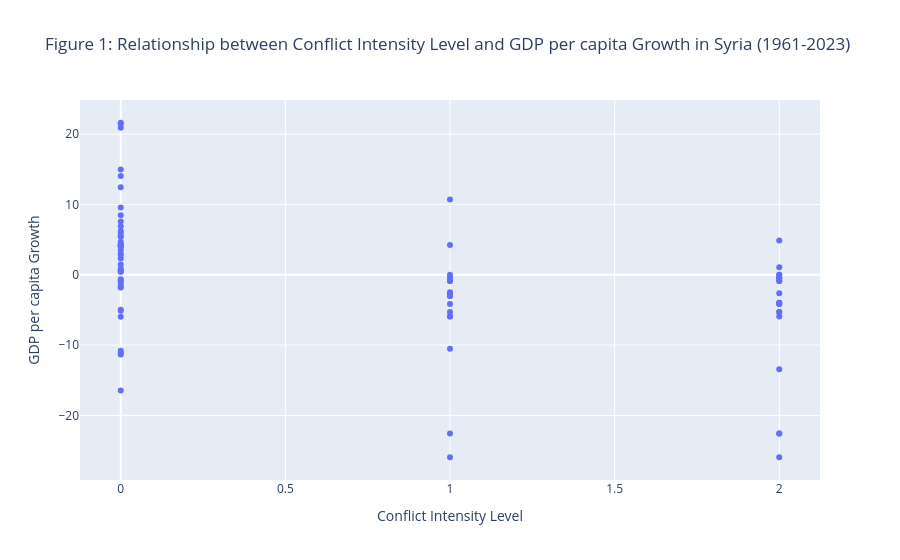

The cell this chart's notebook holds for it:
### Markdown cell above
# Step 3: Plot the relationship between the variables
In this step, I will plot the relatinoship between the intensity level of conflict, the cumulative intensity level and the type of conflict with the growth of GDP per capita in Syria seperately. <p>
Explanation of the code meanings:<br>
Source: UCDP/PRIO Armed Conflict Dataset version 25.1 Codebook
https://ucdp.uu.se/downloads/ucdpprio/ucdp-prio-acd-251.pdf 
1. intensity_level: The intensity level of the conflict in a given calender year. This variable is coded into two categories - <br>
    1= Minor: between 25 and 999 battle-related deaths in a given year. <br>
    2= War: at least 1,000 battle-related deaths in a given year <p>
2. cumulative_intensity: This variable is a dummy variable that codes whether the conflict since the onset has exceeded 1,000 battle-related deaths.<br>
    0: The conflict has not over time resulted in more than 1,000 battle-related deaths.<br>
    1: The conflict has reached the threshold of 1,000 battle-related deaths. <p>
3. type_of_conflict<br>
    1= extrasystemic (between a state and a non-state group outside its own territory, where the government side is fighting to retain control of a territory outside the state system)<br>
    2= interstate (both sides are states in the Gleditsch and Ward membership system).<br>
    3= intrastate (side A is always a government; side B is always one or more rebel groups; there is no involvement of foreign governments with troops, i.e. there is no side_a_2nd or side_b_2nd coded)<br>
    4= internationalized intrastate (side A is always a government; side B is always one or more rebel groups; there is involvement of foreign governments with troops, i.e. there is at least ONE side_a_2nd or side_b_2nd coded)

### Code cell
import plotly.express as px

# plot the relations between conflict intensity level and GDP per capita growth
fig1 = px.scatter(
    Merged_Data,
    x="intensity_level",
    y="GDP per capita",
    title="Figure 1: Relationship between Conflict Intensity Level and GDP per capita Growth in Syria (1961-2023)",
    labels={
        "intensity_level": "Conflict Intensity Level",
        "GDP per capita": "GDP per capita Growth",
    },
)
fig1.show()

### Figure 1 — Plotly figure (JSON) as saved in the notebook; plotly's stock layout.template omitted (floating-point values rounded to 4 significant figures)
{"data": [{"hovertemplate": "Conflict Intensity Level=%{x}<br>GDP per capita Growth=%{y}<extra></extra>", "legendgroup": "", "marker": {"color": "#636efa", "symbol": "circle"}, "mode": "markers", "name": "", "orientation": "v", "showlegend": false, "type": "scatter", "x": [0.0, 0.0, 0.0, 0.0, 0.0, 1.0, 2.0, 0.0, 0.0, 0.0, 0.0, 0.0, 2.0, 0.0, 0.0, 0.0, 0.0, 0.0, 1.0, 1.0, 1.0, 2.0, 0.0, 0.0, 0.0, 0.0, 0.0, 0.0, 0.0, 0.0, 0.0, 0.0, 0.0, 0.0, 0.0, 0.0, 0.0, 0.0, 0.0, 0.0, 0.0, 0.0, 0.0, 0.0, 0.0, 0.0, 0.0, 0.0, 0.0, 0.0, 2.0, 2.0, 1.0, 2.0, 2.0, 1.0, 2.0, 2.0, 1.0, 2.0, 2.0, 1.0, 2.0, 2.0, 1.0, 2.0, 2.0, 1.0, 2.0, 2.0, 2.0, 1.0, 2.0, 2.0, 1.0, 1.0, 1.0, 1.0, 1.0, 1.0, 2.0], "xaxis": "x", "y": [7.566, 20.91, -11.35, 5.982, -0.8284, -10.52, 4.871, 0.4579, 14.99, -4.959, 5.364, 21.46, -13.44, 21.63, 12.47, 8.478, -5.115, 6.236, -2.48, 10.73, 4.235, -0.5646, -1.112, -10.8, 5.571, -11.11, -1.765, 14.07, -16.46, 0.4396, 4.335, 9.557, 2.995, 4.097, 4.038, 6.891, 2.303, 4.066, -5.976, -1.804, -1.403, 1.473, 4.682, 4.294, 3.521, 0.644, -0.6358, 0.8434, 4.272, 2.827, 1.071, -25.96, -25.96, -22.58, -22.58, -22.58, -4.147, -4.147, -4.147, 0.008465, 0.008465, 0.008465, -5.28, -5.28, -5.28, -0.8825, -0.8825, -0.4359, -0.4359, -0.4359, -2.637, -2.637, -3.98, -3.98, -0.8743, -0.8743, -3.004, -3.004, -5.949, -5.949, -5.949], "yaxis": "y"}], "layout": {"legend": {"tracegroupgap": 0}, "title": {"text": "Figure 1: Relationship between Conflict Intensity Level and GDP per capita Growth in Syria (1961-2023)"}, "xaxis": {"anchor": "y", "domain": [0, 1], "title": {"text": "Conflict Intensity Level"}}, "yaxis": {"anchor": "x", "domain": [0, 1], "title": {"text": "GDP per capita Growth"}}}}
